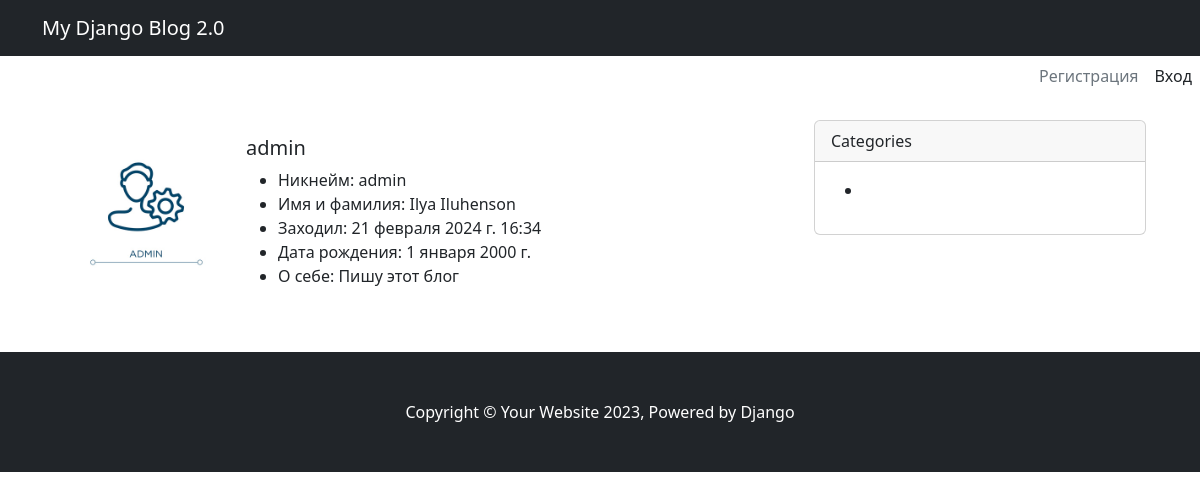
Screenshot of /user/admin/ with the database file from the repository.
### apps/accounts/models.py (models this page shows, shortened)
class Profile(models.Model):
    user = models.OneToOneField(User, on_delete=models.CASCADE)
    slug = models.SlugField(verbose_name='URL', max_length=255, blank=True, unique=True)
    avatar = models.ImageField(
        verbose_name='Аватар',
        upload_to='images/avatars/%Y/%m/%d/',
        default='images/avatars/default.png',
        blank=True,
        validators=[FileExtensionValidator(allowed_extensions=('png', 'jpg', 'jpeg'))])
    bio = models.TextField(max_length=500, blank=True, verbose_name='Информация о себе')
    birth_date = models.DateField(null=True, blank=True, verbose_name='Дата рождения')
    class Meta:
        ordering = ('user',)
        verbose_name = 'Профиль'
        verbose_name_plural = 'Профили'
    def __str__(self):
        return self.user.username

### apps/accounts/views.py (the view)
# urls.py: path('user/<str:slug>/', ProfileDetailView.as_view(), name='profile_detail'),
class ProfileDetailView(DetailView):
    model = Profile
    context_object_name = 'profile'
    template_name = 'accounts/profile_detail.html'
    def get_context_data(self, **kwargs):
        context = super().get_context_data(**kwargs)
        context['title'] = f'Страница пользователя: {self.object.user.username}'
        return context

### templates/accounts/profile_detail.html (shortened to what this page needs)
{% extends 'main.html' %}
{% block content %}
<div class="card border-0">
        <div class="card-body">
            <div class="row">
                <div class="col-md-3">
                    <figure>
                        <img src="{{ profile.avatar.url }}" class="img-fluid rounded-0" alt="{{ profile }}">
                    </figure>
                </div>
                <div class="col-md-9">
                     <h5 class="card-title">
                        {{ profile }}
                    </h5>
                    <div class="card-text">
                        <ul>
                            <li>Никнейм: {{ profile.user.username }}</li>
                            {% if profile.user.get_full_name %} <li>Имя и фамилия: {{ profile.user.get_full_name }}</li> {% endif %}
                            <li>Заходил: {{ profile.user.last_login }}</li>
                            <li>Дата рождения: {{ profile.birth_date }}</li>
                            <li>О себе: {{ profile.bio }}</li>
                        </ul>
                    </div>
                </div>
            </div>
        </div>
    </div>
{% endblock %}

### rows the page displays
Profile: avatar (picture), user.username "admin", user.get_full_name "Ilya Iluhenson", user.last_login "21 февраля 2024 г. 16:34", birth_date "1 января 2000 г.", bio "Пишу этот блог"
